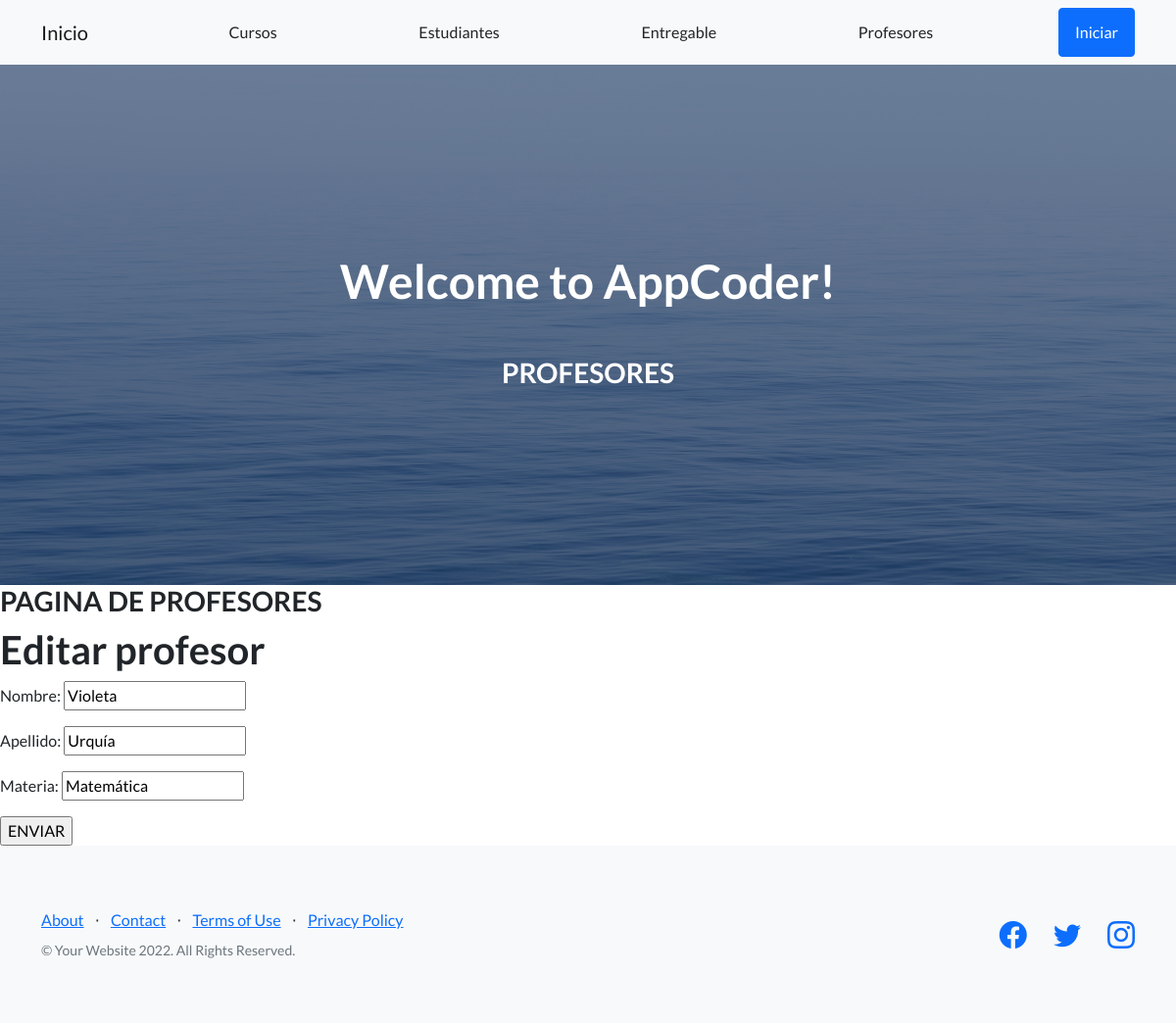
The page /appCoder/profesor/editar/1 on the database its author committed.
### AppCoder/models.py (models this page shows, shortened)
class Profesor(models.Model):
    nombre = models.CharField(max_length=40)
    apellido = models.CharField(max_length=40)
    materia = models.CharField(max_length=40)

### AppCoder/views.py (the view)
# urls.py: path('profesor/editar/<pk>', ProfesorEdicion.as_view(), name='profesor_editar'),
class ProfesorEdicion(UpdateView):
    model = Profesor
    success_url = reverse_lazy('profesor_listar')
    fields = ['nombre', 'apellido', 'materia']

### AppCoder/template/AppCoder/profesor_form.html
{% extends "appCoder/padre.html" %}
{% load static %}
{% block contenidoQueCambia %}
<h3>PAGINA DE PROFESORES</h3>
<form method="POST">{% csrf_token %}
    <h1>Editar profesor</h1>
    {{form.as_p}}
    <input type="submit" value="ENVIAR"/>
</form>
{% endblock %}
{% block section_name %}
<h3>PROFESORES</h3>
{% endblock %}

### rows shown on the page
Profesor: nombre "Violeta", apellido "Urquía", materia "Matemática"
